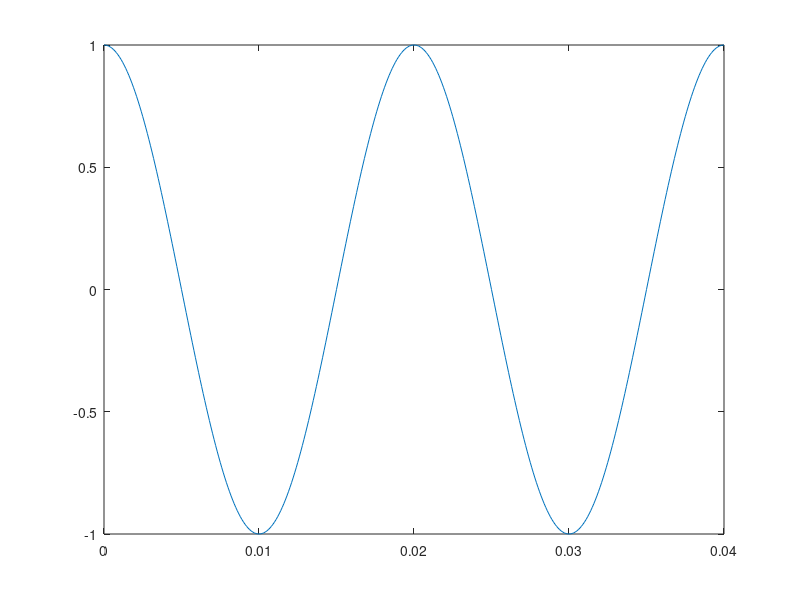
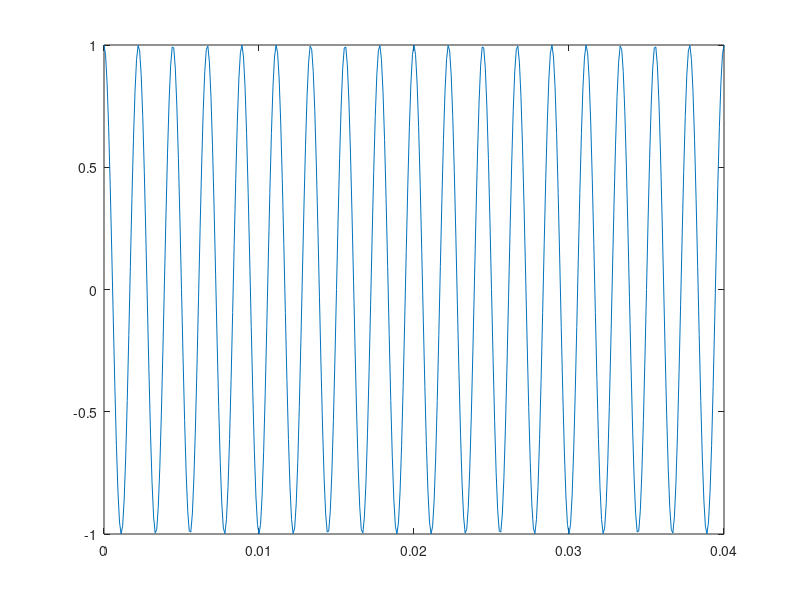
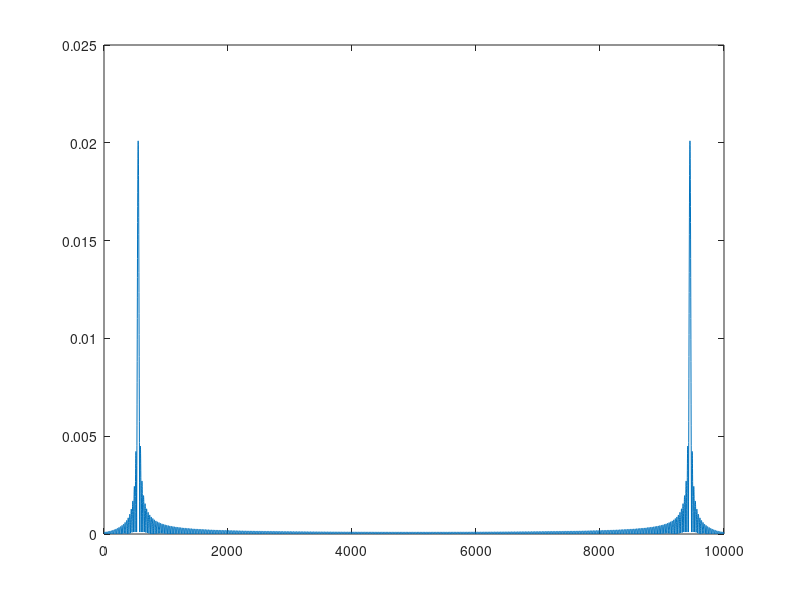
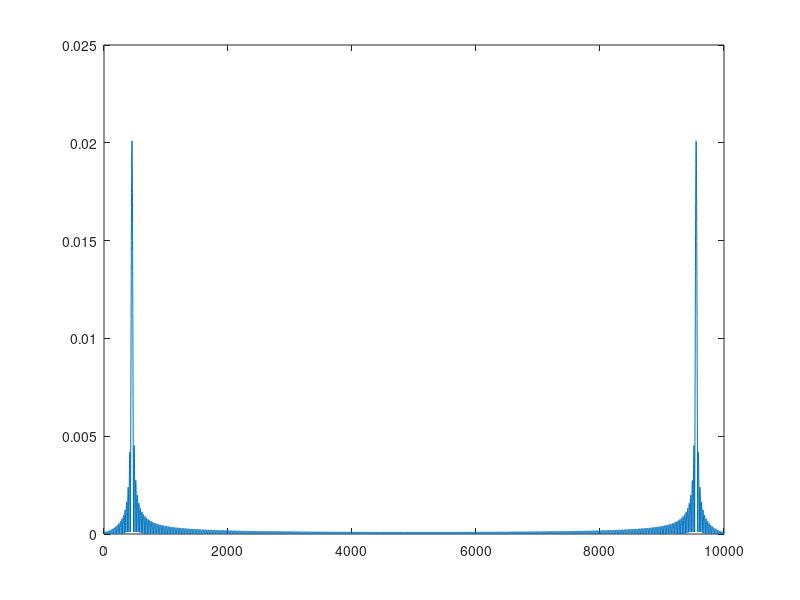

Here is the MATLAB script that generated these plots, in order:
clc;clear all;close all;
t=0:0.0001:0.04;
m= cos(pi*100*t)
mp=sin(pi*100*t)
c=cos(pi*1000*t)
cp=sin(pi*1000*t)
ss1=m.*c
ss2=mp.*cp
upper=ss1-ss2
lower=ss1+ss2
vudemod=c.*upper
[b, a]=butter(2,0.002)
upperdemod=filter(b,a,vudemod)
figure
plot(t,m)
figure
plot(t,lower)

vfupper=abs(fft(upper,10000))/10000
figure
plot(vfupper)
vflower=abs(fft(lower,10000))/10000
figure
plot(vflower)